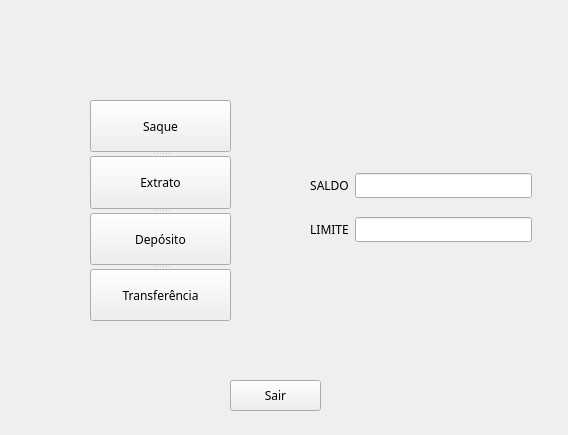
<?xml version="1.0" encoding="UTF-8"?>
<ui version="4.0">
 <class>MainWindow</class>
 <widget class="QMainWindow" name="MainWindow">
  <property name="geometry">
   <rect>
    <x>0</x>
    <y>0</y>
    <width>568</width>
    <height>435</height>
   </rect>
  </property>
  <property name="windowTitle">
   <string>Home</string>
  </property>
  <widget class="QWidget" name="centralwidget">
   <widget class="QPushButton" name="pushButton_5">
    <property name="geometry">
     <rect>
      <x>230</x>
      <y>380</y>
      <width>91</width>
      <height>31</height>
     </rect>
    </property>
    <property name="font">
     <font>
      <family>Hack</family>
     </font>
    </property>
    <property name="text">
     <string>Sair</string>
    </property>
   </widget>
   <widget class="QSplitter" name="splitter">
    <property name="geometry">
     <rect>
      <x>90</x>
      <y>100</y>
      <width>141</width>
      <height>221</height>
     </rect>
    </property>
    <property name="font">
     <font>
      <family>Hack</family>
     </font>
    </property>
    <property name="cursor">
     <cursorShape>ArrowCursor</cursorShape>
    </property>
    <property name="orientation">
     <enum>Qt::Vertical</enum>
    </property>
    <widget class="QPushButton" name="pushButton">
     <property name="font">
      <font>
       <family>Hack</family>
      </font>
     </property>
     <property name="cursor">
      <cursorShape>ArrowCursor</cursorShape>
     </property>
     <property name="text">
      <string>Saque</string>
     </property>
    </widget>
    <widget class="QPushButton" name="pushButton_3">
     <property name="font">
      <font>
       <family>Hack</family>
      </font>
     </property>
     <property name="text">
      <string>Extrato</string>
     </property>
    </widget>
    <widget class="QPushButton" name="pushButton_2">
     <property name="font">
      <font>
       <family>Hack</family>
      </font>
     </property>
     <property name="text">
      <string>Depósito</string>
     </property>
    </widget>
    <widget class="QPushButton" name="pushButton_4">
     <property name="font">
      <font>
       <family>Hack</family>
      </font>
     </property>
     <property name="text">
      <string>Transferência</string>
     </property>
    </widget>
   </widget>
   <widget class="QWidget" name="">
    <property name="geometry">
     <rect>
      <x>310</x>
      <y>160</y>
      <width>222</width>
      <height>96</height>
     </rect>
    </property>
    <layout class="QGridLayout" name="gridLayout">
     <item row="0" column="0">
      <widget class="QLabel" name="label">
       <property name="font">
        <font>
         <family>Hack</family>
        </font>
       </property>
       <property name="layoutDirection">
        <enum>Qt::LeftToRight</enum>
       </property>
       <property name="text">
        <string>SALDO</string>
       </property>
       <property name="alignment">
        <set>Qt::AlignCenter</set>
       </property>
      </widget>
     </item>
     <item row="1" column="0">
      <widget class="QLabel" name="label_2">
       <property name="font">
        <font>
         <family>Hack</family>
        </font>
       </property>
       <property name="text">
        <string>LIMITE</string>
       </property>
       <property name="alignment">
        <set>Qt::AlignCenter</set>
       </property>
      </widget>
     </item>
     <item row="1" column="1">
      <widget class="QLineEdit" name="lineEdit_2">
       <property name="font">
        <font>
         <family>Hack</family>
        </font>
       </property>
       <property name="alignment">
        <set>Qt::AlignCenter</set>
       </property>
      </widget>
     </item>
     <item row="0" column="1">
      <widget class="QLineEdit" name="lineEdit">
       <property name="font">
        <font>
         <family>Hack</family>
        </font>
       </property>
       <property name="alignment">
        <set>Qt::AlignCenter</set>
       </property>
      </widget>
     </item>
    </layout>
   </widget>
  </widget>
 </widget>
 <resources/>
 <connections/>
</ui>
